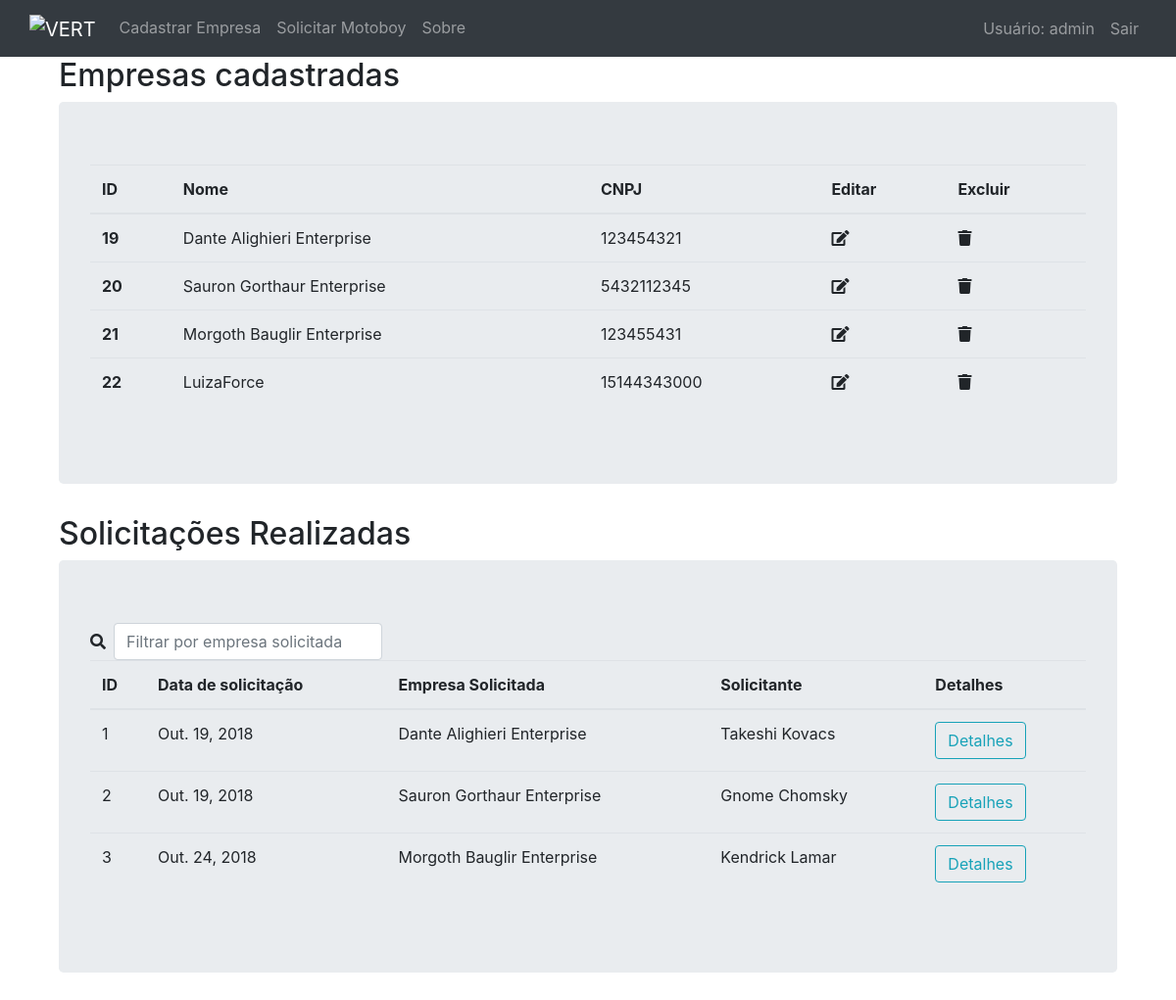
The app's page / (signed in) with its own data.
### solicitacao/models.py (models this page shows, shortened)
class Empresa(models.Model):
    nome = models.CharField(max_length=30)
    cnpj = models.CharField(max_length=25, unique=True)
    '''O 'unique=True' impede CNPJs duplicados
    '''
    def __str__(self):
        return self.nome

class Solicitacao(models.Model):
    class Meta:
        verbose_name_plural = "Solicitações"  # Mostra plural correto no '/admin'
    empresa = models.ForeignKey(Empresa, on_delete=models.CASCADE, related_name='empresa_id')
    data = models.DateField(default=date.today)
    solicitante = models.CharField(max_length=30)
    endereco_origem = models.CharField(max_length=50)
    contato_origem = models.CharField(max_length=30)
    servico = models.TextField()
    endereco_destino = models.CharField(max_length=30)
    contato_destino = models.CharField(max_length=30)
    observacoes = models.TextField()

### solicitacao/views.py (the view)
# urls.py: path('', views.index, name='index'),
@login_required(login_url='login')  # Redir. p/ login usuário deslogado
def index(request):
    cadastros = Empresa.objects.all()
    solicitacoes = Solicitacao.objects.all()
    return render(request, 'index.html', {
        'cadastros': cadastros,
        'solicitacoes': solicitacoes,
        'user': request.user.username,
    })

### solicitacao/templates/index.html (shortened to what this page needs)
{% extends "layouts/base.html" %}
{% block content %}
<div class="container">
    <h2>Empresas cadastradas</h2>
    <div class="jumbotron">
        <table class="table">
            <thead>
                <th>ID</th>
                <th>Nome</th>
                <th>CNPJ</th>
                <th>Editar</th>
                <th>Excluir</th>
            </thead>
            <tbody>
                {% for cadastro in cadastros %}
                <tr>
                    <th scope="row">{{cadastro.pk}}</th>
                    <td>{{ cadastro.nome }}</td>
                    <td>{{ cadastro.cnpj }}</td>
                    <td><span id="btn-edit" class="btn-acao" value="{{ cadastro.pk }}"><i class="fas fa-edit"></i></span></td>
                    <td><span id="btn-delete" class="btn-acao" value="{{ cadastro.pk }}"><i class="fas fa-trash"></i></span></td>
                </tr>
                {% endfor %}
            </tbody>
        </table>
    </div>
    <h2>Solicitações Realizadas</h2>
    <div class="jumbotron">
        <div class="input-group">
            <form class="form-inline">
                <i class="fa fa-search"></i>
                <input class="form-control ml-2" type="text" value="{{ solicitacao.pk }}" id="busca-empresa" onkeyup="buscaEmpresa()" placeholder="Filtrar por empresa solicitada">
            </form>
        </div>
        <table id="tabela-solicitacoes" class="table">
            <thead>
                <th>ID</th>
                <th>Data de solicitação</th>
                <th id=>Empresa Solicitada</th>
                <th>Solicitante</th>
                <th>Detalhes</th>
            </thead>
            <tbody>
                {% for solicitacao in solicitacoes %}
                <tr>
                    <td>{{ solicitacao.pk }}</td>
                    <td>{{ solicitacao.data }}</td>
                    <td>{{ solicitacao.empresa }}</td>
                    <td>{{ solicitacao.solicitante }}</td>
                    <td><a href="{% url 'detalhes_solicitacao' pk=solicitacao.pk %}" class="btn btn-outline-info">Detalhes</td>
                </tr>
                {% endfor %}
            </tbody>
        </table>
    </div>
</div>
{% endblock content %}

### solicitacao/templates/layouts/navbar.html
{% block navbar %}
<nav class="navbar navbar-expand navbar-dark bg-dark">
    <div class="container">
        <ul class="navbar-nav">
            <a class="navbar-brand" href="/"><img src="http://blog.vert-capital.com/wp-content/themes/vert/images/logo-vert.png"alt="VERT"></a>
            <li class="nav-item {{ cadastro_active }}">
                <a class="nav-link" href="/cadastro_empresa">Cadastrar Empresa</a>
            </li>
            <li class="nav-item {{ solicitacao_active }}">
                <a class="nav-link" href="/solicitacao_motoboy">Solicitar Motoboy</a>
            </li>
            <li class="nav-item {{ sobre_active }}">
                <a class="nav-link" href="/sobre">Sobre</a>
            </li>
        </ul>
        <ul class="navbar-nav">
            <li class="nav-item">
                <a class="nav-link" href="#">Usuário: {{user}}</a>
            </li>
            <li class="nav-item">
                <a class="nav-link" href="/logout">Sair</a>
            </li>
        </ul>
    </div>
</nav>
{% endblock navbar %}

### records on screen
Empresa: pk "19", nome "Dante Alighieri Enterprise", cnpj "123454321"
Empresa: pk "20", nome "Sauron Gorthaur Enterprise", cnpj "5432112345"
Empresa: pk "21", nome "Morgoth Bauglir Enterprise", cnpj "123455431"
Empresa: pk "22", nome "LuizaForce", cnpj "15144343000"
Solicitacao: pk "1", data "Out. 19, 2018", empresa "Dante Alighieri Enterprise", solicitante "Takeshi Kovacs"
Solicitacao: pk "2", data "Out. 19, 2018", empresa "Sauron Gorthaur Enterprise", solicitante "Gnome Chomsky"
Solicitacao: pk "3", data "Out. 24, 2018", empresa "Morgoth Bauglir Enterprise", solicitante "Kendrick Lamar"

### other values on screen
{{ user }} "admin"
